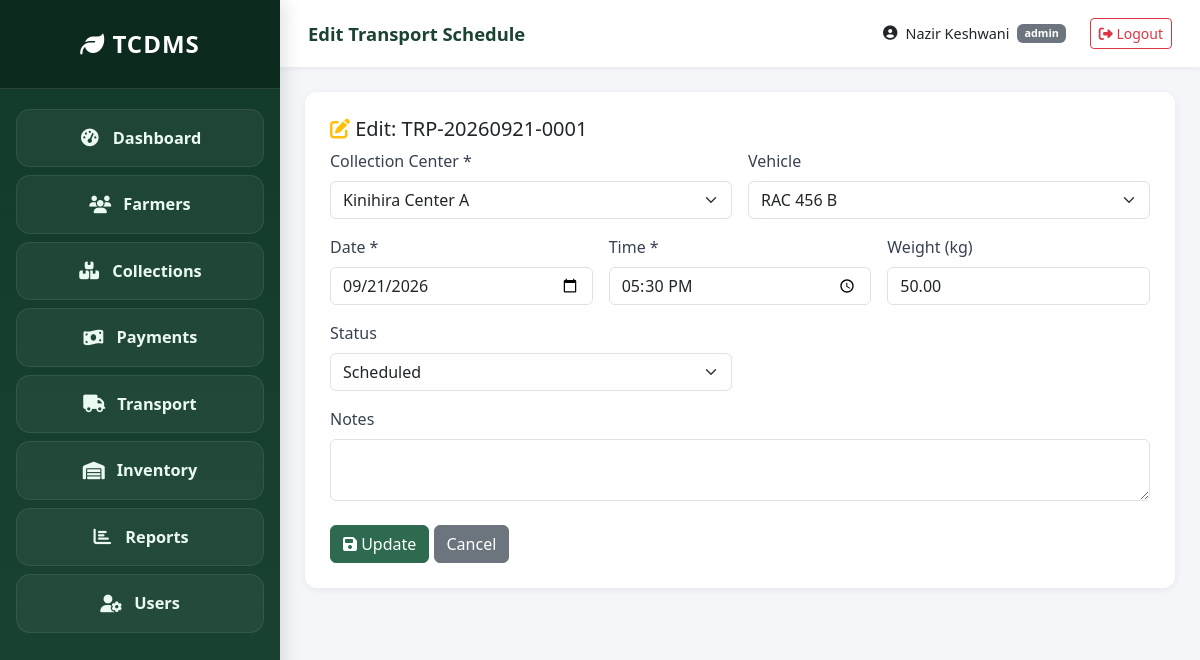
Screenshot of /modules/transport/edit.php?id=1 (signed in) with the database file from the repository.
### tables this page shows
CREATE TABLE `transport_schedules` (
  `id` int(11) NOT NULL,
  `schedule_code` varchar(30) NOT NULL,
  `collection_center_id` int(11) NOT NULL,
  `vehicle_id` int(11) DEFAULT NULL,
  `driver_id` int(11) DEFAULT NULL,
  `scheduled_date` date NOT NULL,
  `scheduled_time` time NOT NULL,
  `total_weight_kg` decimal(10,2) DEFAULT 0.00,
  `status` enum('scheduled','in_transit','delivered','cancelled') DEFAULT 'scheduled',
  `departure_time` datetime DEFAULT NULL,
  `arrival_time` datetime DEFAULT NULL,
  `notes` text DEFAULT NULL,
  `created_by` int(11) DEFAULT NULL,
  `created_at` timestamp NOT NULL DEFAULT current_timestamp()
);

CREATE TABLE `collection_centers` (
  `id` int(11) NOT NULL,
  `name` varchar(100) NOT NULL,
  `code` varchar(20) NOT NULL,
  `location` varchar(255) DEFAULT NULL,
  `manager_id` int(11) DEFAULT NULL,
  `capacity_kg` decimal(10,2) DEFAULT 0.00,
  `is_active` tinyint(1) DEFAULT 1,
  `created_at` timestamp NOT NULL DEFAULT current_timestamp()
);

CREATE TABLE `vehicles` (
  `id` int(11) NOT NULL,
  `plate_number` varchar(20) NOT NULL,
  `vehicle_type` varchar(50) DEFAULT NULL,
  `capacity_kg` decimal(10,2) DEFAULT NULL,
  `is_available` tinyint(1) DEFAULT 1,
  `last_maintenance` date DEFAULT NULL,
  `created_at` timestamp NOT NULL DEFAULT current_timestamp()
);

### config/database.php (called while the page is built, shortened)
<?php
function getDBConnection() {
    static $pdo = null;
    if ($pdo === null) {
        $dsn = 'mysql:host=' . DB_HOST . ';dbname=' . DB_NAME . ';charset=' . DB_CHARSET;
        $options = [
            PDO::ATTR_ERRMODE            => PDO::ERRMODE_EXCEPTION,
            PDO::ATTR_DEFAULT_FETCH_MODE => PDO::FETCH_ASSOC,
            PDO::ATTR_EMULATE_PREPARES   => false,
        ];
        try {
            $pdo = new PDO($dsn, DB_USER, DB_PASS, $options);
        } catch (PDOException $e) {
            error_log('DB Error: ' . $e->getMessage());
            die('Database connection failed. Check XAMPP MySQL service.');
        }
    }
    return $pdo;
}
function dbQuery($sql, $params = []) {
    $stmt = getDBConnection()->prepare($sql);
    $stmt->execute($params);
    return $stmt;
}
function dbFetchOne($sql, $params = []) { return dbQuery($sql, $params)->fetch(); }
function dbFetchAll($sql, $params = []) { return dbQuery($sql, $params)->fetchAll(); }

### modules/transport/edit.php (the view, shortened to what this page needs)
<?php
require_once __DIR__ . '/../../includes/header.php';
require_once __DIR__ . '/../../includes/sidebar.php';
$id = (int)($_GET['id'] ?? 0);
$s = dbFetchOne("SELECT * FROM transport_schedules WHERE id = :id", [':id' => $id]);
$centers = dbFetchAll("SELECT id, name FROM collection_centers WHERE is_active = 1");
$vehicles = dbFetchAll("SELECT id, plate_number FROM vehicles");
?>
<div class="form-section">
  <h5><i class="fas fa-edit text-warning"></i> Edit: <?= htmlspecialchars($s['schedule_code']) ?></h5>
  <form method="POST">
    <div class="row g-3">
      <div class="col-md-6"><label class="form-label">Collection Center *</label>
        <select name="collection_center_id" class="form-select" required>
          <?php foreach ($centers as $c): ?>
            <option value="<?= $c['id'] ?>" <?= $c['id']==$s['collection_center_id']?'selected':'' ?>><?= htmlspecialchars($c['name']) ?></option>
          <?php endforeach; ?>
        </select></div>
      <div class="col-md-6"><label class="form-label">Vehicle</label>
        <select name="vehicle_id" class="form-select">
          <?php foreach ($vehicles as $v): ?>
            <option value="<?= $v['id'] ?>" <?= $v['id']==$s['vehicle_id']?'selected':'' ?>><?= htmlspecialchars($v['plate_number']) ?></option>
          <?php endforeach; ?>
        </select></div>
      <div class="col-md-4"><label class="form-label">Date *</label>
        <input type="date" name="scheduled_date" class="form-control" value="<?= $s['scheduled_date'] ?>" required></div>
      <div class="col-md-4"><label class="form-label">Time *</label>
        <input type="time" name="scheduled_time" class="form-control" value="<?= $s['scheduled_time'] ?>" required></div>
      <div class="col-md-4"><label class="form-label">Weight (kg)</label>
        <input type="number" step="0.01" name="total_weight_kg" class="form-control" value="<?= $s['total_weight_kg'] ?>"></div>
      <div class="col-md-6"><label class="form-label">Status</label>
        <select name="status" class="form-select">
          <?php foreach (['scheduled','in_transit','delivered','cancelled'] as $st): ?>
            <option value="<?= $st ?>" <?= $st==$s['status']?'selected':'' ?>><?= ucfirst(str_replace('_',' ',$st)) ?></option>
          <?php endforeach; ?>
        </select></div>
      <div class="col-md-12"><label class="form-label">Notes</label>
        <textarea name="notes" class="form-control" rows="2"><?= htmlspecialchars($s['notes']) ?></textarea></div>
    </div>
    <div class="mt-4">
      <button class="btn btn-success"><i class="fas fa-save"></i> Update</button>
      <a href="index.php" class="btn btn-secondary">Cancel</a>
    </div>
  </form>
</div>
<?php require_once __DIR__ . '/../../includes/footer.php'; ?>

### assets/css/style.css (style rules this page uses)
* { box-sizing: border-box; }
body { font-family: 'Segoe UI', Tahoma, sans-serif; background: #f4f6f9; margin: 0; }
.btn-success { background: #2d6a4f; border-color: #2d6a4f; }
.form-section { background: #fff; border-radius: 12px; padding: 25px; box-shadow: 0 2px 8px rgba(0,0,0,.06); }
.form-label { font-weight: 500; color: #374151; }

### rows the page displays
transport_schedules: schedule_code "TRP-20260921-0001", collection_center_id "Kinihira Center A", vehicle_id "RAC 456 B", scheduled_date "09/21/2026", scheduled_time "17:30:00", total_weight_kg "50.00", status "Scheduled"

### other values shown
SITE_SHORT_NAME "TCDMS"
$pageTitle "Edit Transport Schedule"
$user['first_name'] . ' ' . $user['last_name'] "Nazir Keshwani"
$user['role'] "admin"
